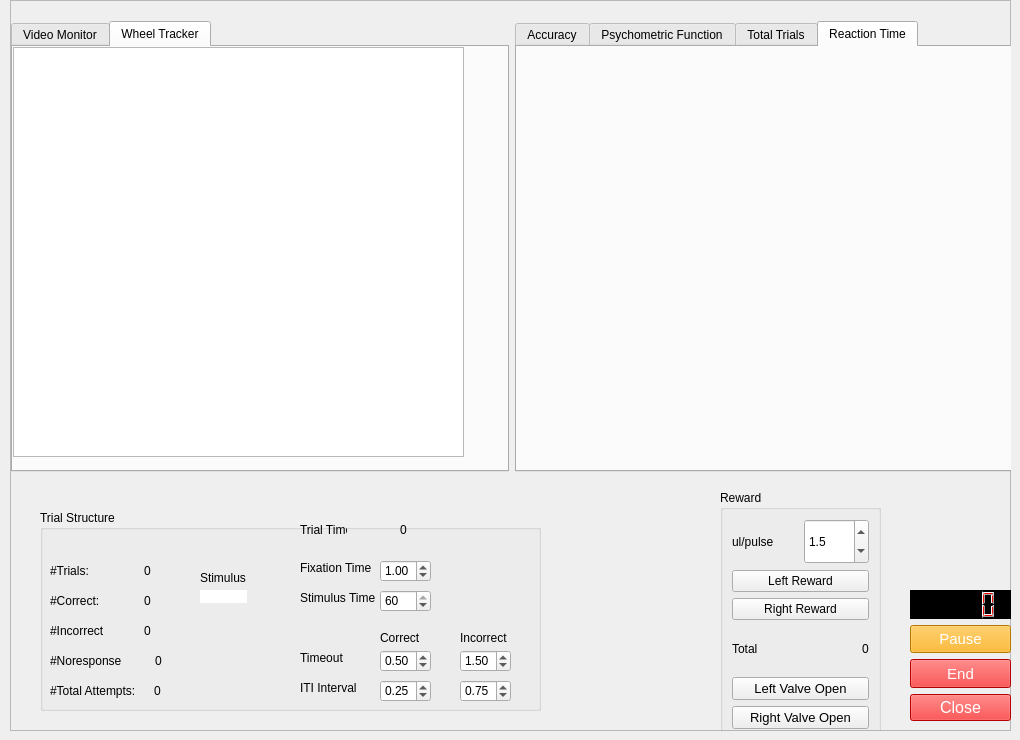
    <widget class="QWidget" name="rig_1">
     <attribute name="title">
      <string>Rig 1</string>
     </attribute>
     <widget class="QFrame" name="frame_1">
      <property name="geometry">
       <rect>
        <x>10</x>
        <y>0</y>
        <width>1001</width>
        <height>731</height>
       </rect>
      </property>
      <property name="frameShape">
       <enum>QFrame::StyledPanel</enum>
      </property>
      <property name="frameShadow">
       <enum>QFrame::Raised</enum>
      </property>
      <widget class="QGroupBox" name="TrialStructureBox_1">
       <property name="geometry">
        <rect>
         <x>30</x>
         <y>510</y>
         <width>501</width>
         <height>201</height>
        </rect>
       </property>
       <property name="title">
        <string>Trial Structure</string>
       </property>
       <widget class="QLabel" name="label_116">
        <property name="geometry">
         <rect>
          <x>260</x>
          <y>50</y>
          <width>81</width>
          <height>16</height>
         </rect>
        </property>
        <property name="text">
         <string>Fixation Time</string>
        </property>
       </widget>
       <widget class="QLabel" name="label_117">
        <property name="geometry">
         <rect>
          <x>260</x>
          <y>80</y>
          <width>81</width>
          <height>16</height>
         </rect>
        </property>
        <property name="text">
         <string>Stimulus Time</string>
        </property>
       </widget>
       <widget class="QLabel" name="label_118">
        <property name="geometry">
         <rect>
          <x>340</x>
          <y>120</y>
          <width>61</width>
          <height>16</height>
         </rect>
        </property>
        <property name="layoutDirection">
         <enum>Qt::LeftToRight</enum>
        </property>
        <property name="text">
         <string>Correct</string>
        </property>
       </widget>
       <widget class="QLabel" name="rig_1_trial_timer">
        <property name="geometry">
         <rect>
          <x>360</x>
          <y>10</y>
          <width>41</width>
          <height>20</height>
         </rect>
        </property>
        <property name="sizePolicy">
         <sizepolicy hsizetype="Expanding" vsizetype="Expanding">
          <horstretch>0</horstretch>
          <verstretch>0</verstretch>
         </sizepolicy>
        </property>
        <property name="text">
         <string>0</string>
        </property>
       </widget>
       <widget class="QLabel" name="label_119">
        <property name="geometry">
         <rect>
          <x>260</x>
          <y>10</y>
          <width>47</width>
          <height>20</height>
         </rect>
        </property>
        <property name="sizePolicy">
         <sizepolicy hsizetype="Expanding" vsizetype="Expanding">
          <horstretch>0</horstretch>
          <verstretch>0</verstretch>
         </sizepolicy>
        </property>
        <property name="text">
         <string>Trial Time</string>
        </property>
       </widget>
       <widget class="QLabel" name="label_120">
        <property name="geometry">
         <rect>
          <x>420</x>
          <y>120</y>
          <width>61</width>
          <height>16</height>
         </rect>
        </property>
        <property name="text">
         <string>Incorrect</string>
        </property>
       </widget>
       <widget class="QDoubleSpinBox" name="rig_1_stimulus_time">
        <property name="geometry">
         <rect>
          <x>340</x>
          <y>80</y>
          <width>51</width>
          <height>22</height>
         </rect>
        </property>
        <property name="decimals">
         <number>0</number>
        </property>
        <property name="minimum">
         <double>1.000000000000000</double>
        </property>
        <property name="maximum">
         <double>60.000000000000000</double>
        </property>
        <property name="value">
         <double>60.000000000000000</double>
        </property>
       </widget>
       <widget class="QDoubleSpinBox" name="rig_1_fixation_time">
        <property name="geometry">
         <rect>
          <x>340</x>
          <y>50</y>
          <width>51</width>
          <height>22</height>
         </rect>
        </property>
        <property name="accelerated">
         <bool>false</bool>
        </property>
        <property name="minimum">
         <double>0.000000000000000</double>
        </property>
        <property name="maximum">
         <double>2.000000000000000</double>
        </property>
        <property name="singleStep">
         <double>0.050000000000000</double>
        </property>
        <property name="value">
         <double>1.000000000000000</double>
        </property>
       </widget>
       <widget class="QDoubleSpinBox" name="rig_1_correct_to">
        <property name="geometry">
         <rect>
          <x>340</x>
          <y>140</y>
          <width>51</width>
          <height>22</height>
         </rect>
        </property>
        <property name="decimals">
         <number>2</number>
        </property>
        <property name="minimum">
         <double>0.000000000000000</double>
        </property>
        <property name="maximum">
         <double>3.000000000000000</double>
        </property>
        <property name="singleStep">
         <double>0.050000000000000</double>
        </property>
        <property name="value">
         <double>0.500000000000000</double>
        </property>
       </widget>
       <widget class="QDoubleSpinBox" name="rig_1_incorrect_to">
        <property name="geometry">
         <rect>
          <x>420</x>
          <y>140</y>
          <width>51</width>
          <height>22</height>
         </rect>
        </property>
        <property name="suffix">
         <string/>
        </property>
        <property name="decimals">
         <number>2</number>
        </property>
        <property name="minimum">
         <double>0.000000000000000</double>
        </property>
        <property name="maximum">
         <double>3.000000000000000</double>
        </property>
        <property name="singleStep">
         <double>0.050000000000000</double>
        </property>
        <property name="value">
         <double>1.500000000000000</double>
        </property>
       </widget>
       <widget class="QWidget" name="layoutWidget_50">
        <property name="geometry">
         <rect>
          <x>10</x>
          <y>50</y>
          <width>101</width>
          <height>21</height>
         </rect>
        </property>
        <layout class="QHBoxLayout" name="horizontalLayout_61">
         <item>
          <widget class="QLabel" name="label_121">
           <property name="sizePolicy">
            <sizepolicy hsizetype="Expanding" vsizetype="Expanding">
             <horstretch>0</horstretch>
             <verstretch>0</verstretch>
            </sizepolicy>
           </property>
           <property name="text">
            <string>#Trials:</string>
           </property>
          </widget>
         </item>
         <item>
          <widget class="QLabel" name="rig_1_total_trials">
           <property name="text">
            <string>0</string>
           </property>
          </widget>
         </item>
        </layout>
       </widget>
       <widget class="QWidget" name="layoutWidget_51">
        <property name="geometry">
         <rect>
          <x>10</x>
          <y>80</y>
          <width>101</width>
          <height>21</height>
         </rect>
        </property>
        <layout class="QHBoxLayout" name="horizontalLayout_62">
         <item>
          <widget class="QLabel" name="label_122">
           <property name="sizePolicy">
            <sizepolicy hsizetype="Expanding" vsizetype="Expanding">
             <horstretch>0</horstretch>
             <verstretch>0</verstretch>
            </sizepolicy>
           </property>
           <property name="text">
            <string>#Correct:</string>
           </property>
          </widget>
         </item>
         <item>
          <widget class="QLabel" name="rig_1_correct_trials">
           <property name="text">
            <string>0</string>
           </property>
          </widget>
         </item>
        </layout>
       </widget>
       <widget class="QWidget" name="layoutWidget_52">
        <property name="geometry">
         <rect>
          <x>10</x>
          <y>110</y>
          <width>101</width>
          <height>21</height>
         </rect>
        </property>
        <layout class="QHBoxLayout" name="horizontalLayout_63">
         <item>
          <widget class="QLabel" name="label_123">
           <property name="sizePolicy">
            <sizepolicy hsizetype="Expanding" vsizetype="Expanding">
             <horstretch>0</horstretch>
             <verstretch>0</verstretch>
            </sizepolicy>
           </property>
           <property name="text">
            <string>#Incorrect</string>
           </property>
          </widget>
         </item>
         <item>
          <widget class="QLabel" name="rig_1_incorrect_trials">
           <property name="text">
            <string>0</string>
           </property>
          </widget>
         </item>
        </layout>
       </widget>
       <widget class="QWidget" name="layoutWidget_53">
        <property name="geometry">
         <rect>
          <x>10</x>
          <y>140</y>
          <width>112</width>
          <height>21</height>
         </rect>
        </property>
        <layout class="QHBoxLayout" name="horizontalLayout_64">
         <item>
          <widget class="QLabel" name="label_124">
           <property name="sizePolicy">
            <sizepolicy hsizetype="Expanding" vsizetype="Expanding">
             <horstretch>0</horstretch>
             <verstretch>0</verstretch>
            </sizepolicy>
           </property>
           <property name="text">
            <string>#Noresponse</string>
           </property>
          </widget>
         </item>
         <item>
          <widget class="QLabel" name="rig_1_noresponse_trials">
           <property name="text">
            <string>0</string>
           </property>
           <property name="alignment">
            <set>Qt::AlignLeading|Qt::AlignLeft|Qt::AlignVCenter</set>
           </property>
          </widget>
         </item>
        </layout>
       </widget>
       <widget class="QLabel" name="label_125">
        <property name="geometry">
         <rect>
          <x>160</x>
          <y>60</y>
          <width>51</width>
          <height>16</height>
         </rect>
        </property>
        <property name="text">
         <string>Stimulus</string>
        </property>
       </widget>
       <widget class="QLabel" name="rig_1_current_stimulus">
        <property name="geometry">
         <rect>
          <x>160</x>
          <y>80</y>
          <width>47</width>
          <height>13</height>
         </rect>
        </property>
        <property name="styleSheet">
         <string notr="true">background-color: rgb(255, 255, 255);</string>
        </property>
        <property name="frameShape">
         <enum>QFrame::NoFrame</enum>
        </property>
        <property name="text">
         <string/>
        </property>
        <property name="alignment">
         <set>Qt::AlignCenter</set>
        </property>
       </widget>
       <widget class="QWidget" name="layoutWidget_54">
        <property name="geometry">
         <rect>
          <x>10</x>
          <y>170</y>
          <width>111</width>
          <height>21</height>
         </rect>
        </property>
        <layout class="QHBoxLayout" name="horizontalLayout_65">
         <item>
          <widget class="QLabel" name="label_126">
           <property name="sizePolicy">
            <sizepolicy hsizetype="Expanding" vsizetype="Expanding">
             <horstretch>0</horstretch>
             <verstretch>0</verstretch>
            </sizepolicy>
           </property>
           <property name="text">
            <string>#Total Attempts:</string>
           </property>
          </widget>
         </item>
         <item>
          <widget class="QLabel" name="rig_1_attempt_trials">
           <property name="text">
            <string>0</string>
           </property>
          </widget>
         </item>
        </layout>
       </widget>
       <widget class="QLabel" name="label_127">
        <property name="geometry">
         <rect>
          <x>260</x>
          <y>170</y>
          <width>61</width>
          <height>16</height>
         </rect>
        </property>
        <property name="text">
         <string>ITI Interval</string>
        </property>
       </widget>
       <widget class="QDoubleSpinBox" name="rig_1_correct_iti">
        <property name="geometry">
         <rect>
          <x>340</x>
          <y>170</y>
          <width>51</width>
          <height>22</height>
         </rect>
        </property>
        <property name="accelerated">
         <bool>false</bool>
        </property>
        <property name="minimum">
         <double>0.000000000000000</double>
        </property>
        <property name="maximum">
         <double>10.000000000000000</double>
        </property>
        <property name="singleStep">
         <double>0.050000000000000</double>
        </property>
        <property name="value">
         <double>0.250000000000000</double>
        </property>
       </widget>
       <widget class="QLabel" name="label_128">
        <property name="geometry">
         <rect>
          <x>260</x>
          <y>140</y>
          <width>61</width>
          <height>16</height>
         </rect>
        </property>
        <property name="layoutDirection">
         <enum>Qt::LeftToRight</enum>
        </property>
        <property name="text">
         <string>Timeout</string>
        </property>
       </widget>
       <widget class="QDoubleSpinBox" name="rig_1_incorrect_iti">
        <property name="geometry">
         <rect>
          <x>420</x>
          <y>170</y>
          <width>51</width>
          <height>22</height>
         </rect>
        </property>
        <property name="accelerated">
         <bool>false</bool>
        </property>
        <property name="minimum">
         <double>0.000000000000000</double>
        </property>
        <property name="maximum">
         <double>10.000000000000000</double>
        </property>
        <property name="singleStep">
         <double>0.050000000000000</double>
        </property>
        <property name="value">
         <double>0.750000000000000</double>
        </property>
       </widget>
      </widget>
      <widget class="QGroupBox" name="RewardBox_1">
       <property name="geometry">
        <rect>
         <x>710</x>
         <y>490</y>
         <width>161</width>
         <height>251</height>
        </rect>
       </property>
       <property name="title">
        <string>Reward</string>
       </property>
       <layout class="QGridLayout" name="gridLayout_8">
        <item row="0" column="0">
         <layout class="QHBoxLayout" name="horizontalLayout_66">
          <item>
           <widget class="QLabel" name="label_129">
            <property name="sizePolicy">
             <sizepolicy hsizetype="Expanding" vsizetype="Expanding">
              <horstretch>0</horstretch>
              <verstretch>0</verstretch>
             </sizepolicy>
            </property>
            <property name="text">
             <string>ul/pulse</string>
            </property>
           </widget>
          </item>
          <item>
           <widget class="QDoubleSpinBox" name="rig_1_ulpp">
            <property name="sizePolicy">
             <sizepolicy hsizetype="Expanding" vsizetype="Expanding">
              <horstretch>0</horstretch>
              <verstretch>0</verstretch>
             </sizepolicy>
            </property>
            <property name="readOnly">
             <bool>false</bool>
            </property>
            <property name="buttonSymbols">
             <enum>QAbstractSpinBox::UpDownArrows</enum>
            </property>
            <property name="keyboardTracking">
             <bool>true</bool>
            </property>
            <property name="decimals">
             <number>1</number>
            </property>
            <property name="minimum">
             <double>1.000000000000000</double>
            </property>
            <property name="maximum">
             <double>3.000000000000000</double>
            </property>
            <property name="singleStep">
             <double>0.100000000000000</double>
            </property>
            <property name="value">
             <double>1.500000000000000</double>
            </property>
           </widget>
          </item>
         </layout>
        </item>
        <item row="1" column="0">
         <layout class="QVBoxLayout" name="verticalLayout_15">
          <item>
           <widget class="QPushButton" name="rig_1_pulse_left">
            <property name="text">
             <string>Left Reward</string>
            </property>
           </widget>
          </item>
          <item>
           <widget class="QPushButton" name="rig_1_pulse_right">
            <property name="text">
             <string>Right Reward</string>
            </property>
           </widget>
          </item>
         </layout>
        </item>
        <item row="2" column="0">
         <layout class="QHBoxLayout" name="horizontalLayout_67">
          <item>
           <widget class="QLabel" name="label_130">
            <property name="sizePolicy">
             <sizepolicy hsizetype="Expanding" vsizetype="Expanding">
              <horstretch>0</horstretch>
              <verstretch>0</verstretch>
             </sizepolicy>
            </property>
            <property name="text">
             <string>Total</string>
            </property>
           </widget>
          </item>
          <item>
           <widget class="QLabel" name="rig_1_total_reward">
            <property name="text">
             <string>0</string>
            </property>
           </widget>
          </item>
         </layout>
        </item>
        <item row="3" column="0">
         <layout class="QVBoxLayout" name="verticalLayout_16">
          <item>
           <widget class="QPushButton" name="rig_1_left_valve">
            <property name="font">
             <font>
              <pointsize>10</pointsize>
             </font>
            </property>
            <property name="text">
             <string>Left Valve Open</string>
            </property>
           </widget>
          </item>
          <item>
           <widget class="QPushButton" name="rig_1_right_valve">
            <property name="font">
             <font>
              <pointsize>10</pointsize>
             </font>
            </property>
            <property name="text">
             <string>Right Valve Open</string>
            </property>
           </widget>
          </item>
         </layout>
        </item>
       </layout>
      </widget>
      <widget class="QWidget" name="layoutWidget_55">
       <property name="geometry">
        <rect>
         <x>900</x>
         <y>590</y>
         <width>101</width>
         <height>131</height>
        </rect>
       </property>
       <layout class="QVBoxLayout" name="SessionControlBox_1">
        <item>
         <widget class="QLCDNumber" name="rig_1_session_timer">
          <property name="sizePolicy">
           <sizepolicy hsizetype="Expanding" vsizetype="Expanding">
            <horstretch>0</horstretch>
            <verstretch>0</verstretch>
           </sizepolicy>
          </property>
          <property name="styleSheet">
           <string notr="true">background-color: rgb(0, 0, 0);
border-color: rgb(255, 0, 0);
color: rgb(255, 0, 0);</string>
          </property>
          <property name="intValue" stdset="0">
           <number>0</number>
          </property>
         </widget>
        </item>
        <item>
         <widget class="QPushButton" name="rig_1_pause_experiment">
          <property name="sizePolicy">
           <sizepolicy hsizetype="Expanding" vsizetype="Expanding">
            <horstretch>0</horstretch>
            <verstretch>0</verstretch>
           </sizepolicy>
          </property>
          <property name="font">
           <font>
            <pointsize>11</pointsize>
           </font>
          </property>
          <property name="styleSheet">
           <string notr="true">background-color: rgb(255, 170, 0);
color: rgb(255, 255, 255);</string>
          </property>
          <property name="text">
           <string>Pause</string>
          </property>
         </widget>
        </item>
        <item>
         <widget class="QPushButton" name="rig_1_end_experiment">
          <property name="sizePolicy">
           <sizepolicy hsizetype="Expanding" vsizetype="Expanding">
            <horstretch>0</horstretch>
            <verstretch>0</verstretch>
           </sizepolicy>
          </property>
          <property name="font">
           <font>
            <pointsize>11</pointsize>
           </font>
          </property>
          <property name="styleSheet">
           <string notr="true">background-color: rgb(255, 0, 0);
color: rgb(255, 255, 255);</string>
          </property>
          <property name="text">
           <string>End</string>
          </property>
         </widget>
        </item>
        <item>
         <widget class="QPushButton" name="rig_1_close_experiment">
          <property name="font">
           <font>
            <pointsize>12</pointsize>
           </font>
          </property>
          <property name="styleSheet">
           <string notr="true">background-color: rgb(255, 0, 0);
color: rgb(255, 255, 255);</string>
          </property>
          <property name="text">
           <string>Close</string>
          </property>
          <property name="checkable">
           <bool>false</bool>
          </property>
         </widget>
        </item>
       </layout>
      </widget>
      <widget class="QWidget" name="layoutWidget">
       <property name="geometry">
        <rect>
         <x>1</x>
         <y>21</y>
         <width>1001</width>
         <height>451</height>
        </rect>
       </property>
       <layout class="QHBoxLayout" name="horizontalLayout">
        <item>
         <widget class="QTabWidget" name="BehaviorMonitor_1">
          <property name="sizePolicy">
           <sizepolicy hsizetype="Expanding" vsizetype="Expanding">
            <horstretch>0</horstretch>
            <verstretch>0</verstretch>
           </sizepolicy>
          </property>
          <property name="autoFillBackground">
           <bool>true</bool>
          </property>
          <property name="currentIndex">
           <number>1</number>
          </property>
          <property name="iconSize">
           <size>
            <width>16</width>
            <height>16</height>
           </size>
          </property>
          <property name="elideMode">
           <enum>Qt::ElideLeft</enum>
          </property>
          <widget class="QWidget" name="tab_22">
           <attribute name="title">
            <string>Video Monitor</string>
           </attribute>
           <widget class="QLabel" name="Stream_8">
            <property name="geometry">
             <rect>
              <x>10</x>
              <y>0</y>
              <width>441</width>
              <height>410</height>
             </rect>
            </property>
            <property name="text">
             <string/>
            </property>
           </widget>
          </widget>
          <widget class="QWidget" name="tab_23">
           <attribute name="title">
            <string>Wheel Tracker</string>
           </attribute>
           <widget class="QGraphicsView" name="graphicsView_8">
            <property name="geometry">
             <rect>
              <x>0</x>
              <y>0</y>
              <width>451</width>
              <height>410</height>
             </rect>
            </property>
           </widget>
          </widget>
         </widget>
        </item>
        <item>
         <widget class="QTabWidget" name="TaskMonitor_1">
          <property name="sizePolicy">
           <sizepolicy hsizetype="Expanding" vsizetype="Expanding">
            <horstretch>0</horstretch>
            <verstretch>0</verstretch>
           </sizepolicy>
          </property>
          <property name="focusPolicy">
           <enum>Qt::TabFocus</enum>
          </property>
          <property name="autoFillBackground">
           <bool>false</bool>
          </property>
          <property name="tabPosition">
           <enum>QTabWidget::North</enum>
          </property>
          <property name="tabShape">
           <enum>QTabWidget::Rounded</enum>
          </property>
          <property name="currentIndex">
           <number>3</number>
          </property>
          <widget class="QWidget" name="tab1_8">
           <attribute name="title">
            <string>Accuracy</string>
           </attribute>
           <widget class="PlotWidget" name="rig_1_accuracy_plot" native="true">
            <property name="geometry">
             <rect>
              <x>10</x>
              <y>0</y>
              <width>470</width>
              <height>410</height>
             </rect>
            </property>
           </widget>
          </widget>
          <widget class="QWidget" name="tab2_8">
           <attribute name="title">
            <string>Psychometric Function</string>
           </attribute>
           <widget class="PlotWidget" name="rig_1_psychometric_plot" native="true">
            <property name="geometry">
             <rect>
              <x>10</x>
              <y>0</y>
              <width>470</width>
              <height>410</height>
             </rect>
            </property>
           </widget>
          </widget>
          <widget class="QWidget" name="tab3_8">
           <attribute name="title">
            <string>Total Trials</string>
           </attribute>
           <widget class="PlotWidget" name="rig_1_trial_plot" native="true">
            <property name="geometry">
             <rect>
              <x>10</x>
              <y>0</y>
              <width>470</width>
              <height>410</height>
             </rect>
            </property>
           </widget>
          </widget>
          <widget class="QWidget" name="tab_24">
           <attribute name="title">
            <string>Reaction Time</string>
           </attribute>
           <widget class="PlotWidget" name="rig_1_rt_plot" native="true">
            <property name="geometry">
             <rect>
              <x>10</x>
              <y>0</y>
              <width>470</width>
              <height>410</height>
             </rect>
            </property>
            <property name="sizePolicy">
             <sizepolicy hsizetype="Expanding" vsizetype="Expanding">
              <horstretch>0</horstretch>
              <verstretch>0</verstretch>
             </sizepolicy>
            </property>
           </widget>
          </widget>
         </widget>
        </item>
       </layout>
      </widget>
     </widget>
    </widget>
